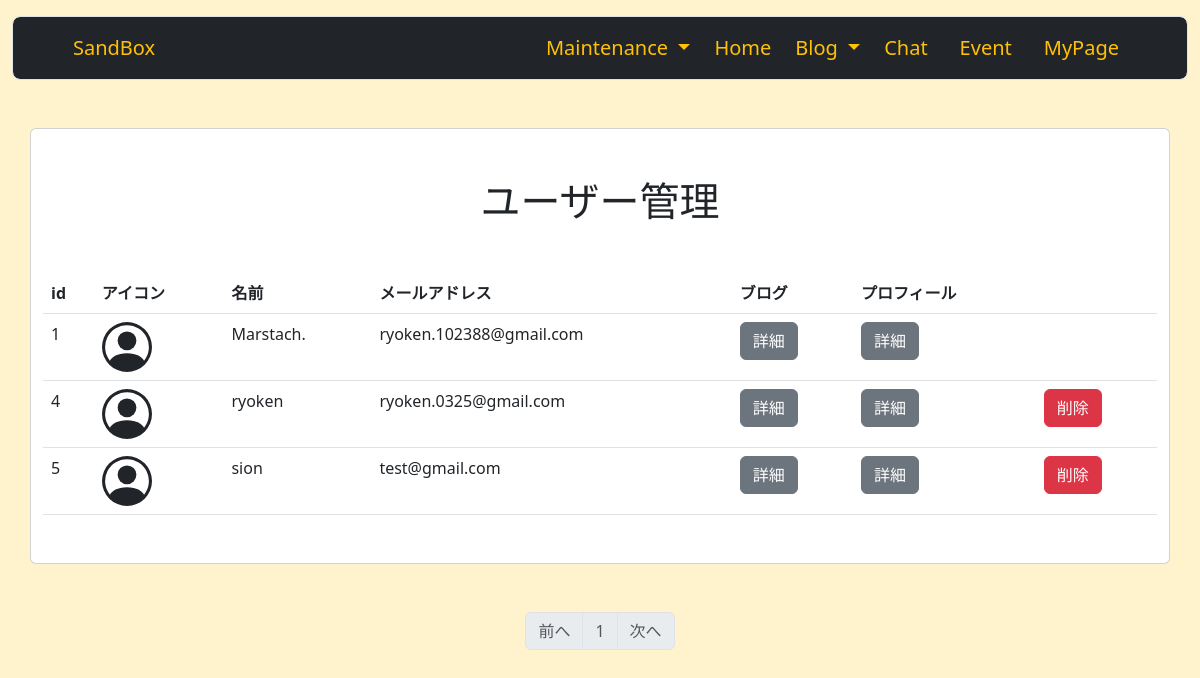
The app's page /user_maintenance (signed in), older data.
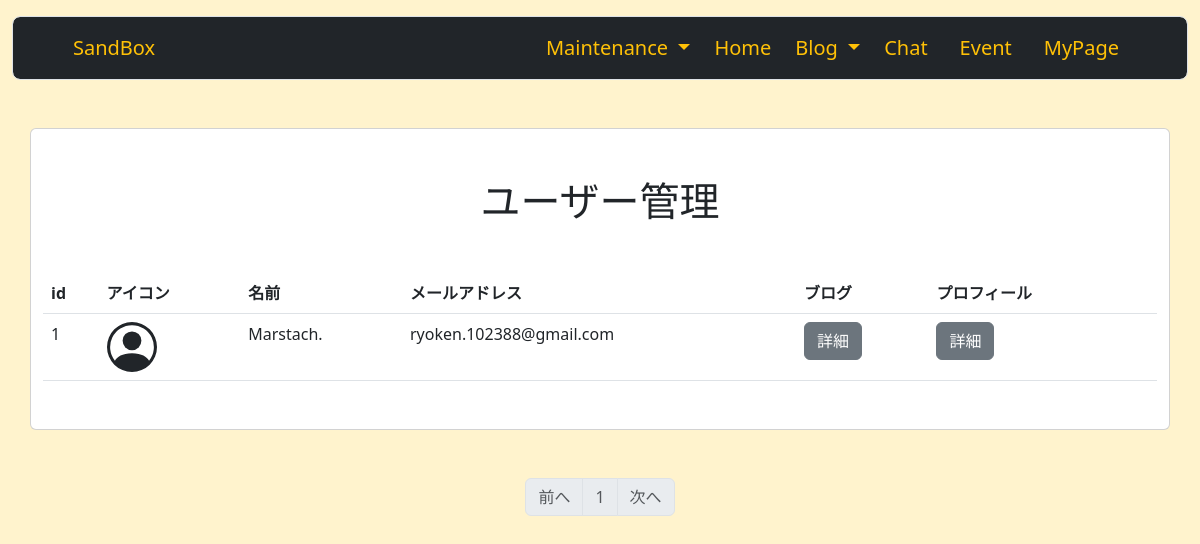
The same page, newer data.
### sandbox_system/models.py (models this page shows, shortened)
class User(db.Model, UserMixin):
    __tablename__ = 'users'
    id = db.Column(db.Integer, primary_key=True)
    email = db.Column(db.String(64), unique=True, index=True)
    username = db.Column(db.String(64), unique=True, index=True)
    password_hash = db.Column(db.String(128))
    administrator = db.Column(db.String(1))
    blog = db.relationship('Blog', backref = 'author', lazy = 'dynamic')
    @property
    def password(self):
        raise AttributeError('password is not a readable attribute')
    def is_administrator(self):
        if self.administrator == '1':
            return 1
        else:
            return 0

### sandbox_system/users/view.py (the view)
@users.route('/user_maintenance')
@login_required
def user_maintenance():
    if not current_user.is_administrator():
        abort(403)
    page = request.args.get('page', 1, type=int)
    users = User.query.order_by(User.id).paginate(page=page, per_page=10)
    return render_template('maintenance/user_maintenance.html', users=users)

### sandbox_system/__init__.py (called while the page is built)
@event.listens_for(Engine, "connect")
def set_sqlite_pragma(dbapi_connection, connection_record):
    cursor = dbapi_connection.cursor()
    cursor.execute("PRAGMA foreign_keys=ON")
    cursor.close()

### sandbox_system/models.py (called while the page is built)
@login_manager.user_loader
def load_user(user_id):
    return User.query.get(user_id)

### server/project/sandbox_system/templates/maintenance/user_maintenance.html (shortened to what this page needs)
{% extends 'base.html' %}
{% block content %}
<div class="container">
    <div class="row">
        <div class="card">
            <h1 class="text-center my-5">ユーザー管理</h1>
            <table class="table mb-5">
                <thead>
                <tr>
                    <th>id</th>
                    <th>アイコン</th>
                    <th>名前</th>
                    <th>メールアドレス</th>
                    <th>ブログ</th>
                    <th>プロフィール</th>
                    <th></th>
                </tr>
                </thead>
                {% for user in users.items %}
                <tbody>
                <tr>
                    <td>{{ user.id }}</td>
                    {% if user.image %}
                    <td><img src="{{ url_for('static', filename='image/' + user.image) }}" class="rounded-circle border border-secondary-subtle" style="width: 50px; height: 50px;" /></td>
                    {% else %}
                    <td></td>
                    {% endif %}
                    <td>{{ user.username }}</td>
                    <td>{{ user.email }}</td>
                    <td><a href="{{ url_for('blogs.user_blog', user_id=user.id) }}" class="btn btn-secondary">詳細</a></td>
                    <td><a href="{{ url_for('users.profile', user_id=user.id) }}" class="btn btn-secondary">詳細</a></td>
                    {% if current_user.is_administrator() %}
                        {% if user.administrator == '0' %}
                        <td>
                            <form action="{{ url_for('users.delete_confirm', user_id=user.id) }}" method="POST">
                                <button type="submit" class="btn btn-danger">削除</button>
                            </form>
                        </td>
                        {% else %}
                        <td></td>
                        {% endif %}
                    {% endif %}
                </tr>
                </tbody>
                {% endfor %}
            </table>
        </div>
    </div>
</div>
{% if users %}
<nav class="my-5" aria-label="Page navigation">
    <ul class="pagination justify-content-center">
        <li {% if users.has_prev %} class="page-item" {%else%} class="page-item disabled" {% endif %}><a class="page-link" href="{% if users.has_prev %}{{ url_for('users.user_maintenance', page=users.prev_num) }}{% else %}#{% endif %}">前へ</a></li>
{% for page_num in users.iter_pages(left_edge=1, right_edge=1, left_current=1, right_current=2) %}
    {% if page_num %}
        {% if users.page == page_num %}
            <li class="page-item disabled"><a class="page-link" href="#">{{ page_num }}</a></li>
        {% else %}
            <li class="page-item"><a class="page-link" href="{{ url_for('users.user_maintenance', page=page_num) }}">{{ page_num }}</a></li>
        {% endif %}
    {% else %}
        <li class="page-item disabled"><a class="page-link" href="#">&hellip;</a></li>
    {% endif %}
{% endfor %}
    <li {% if users.has_next %} class="page-item" {% else %} class="page-item disabled" {% endif %}><a class="page-link" href="{% if users.has_next %}{{ url_for('users.user_maintenance',page=users.next_num) }}{% else %}#{% endif %}">次へ</a></li>
    </ul>
</nav>
{% endif %}
{% endblock %}

Row changes from the older to the newer data that the page shows:
removed User: id "4", username "ryoken", email "ryoken.0325@gmail.com"
removed User: id "5", username "sion", email "test@gmail.com"
